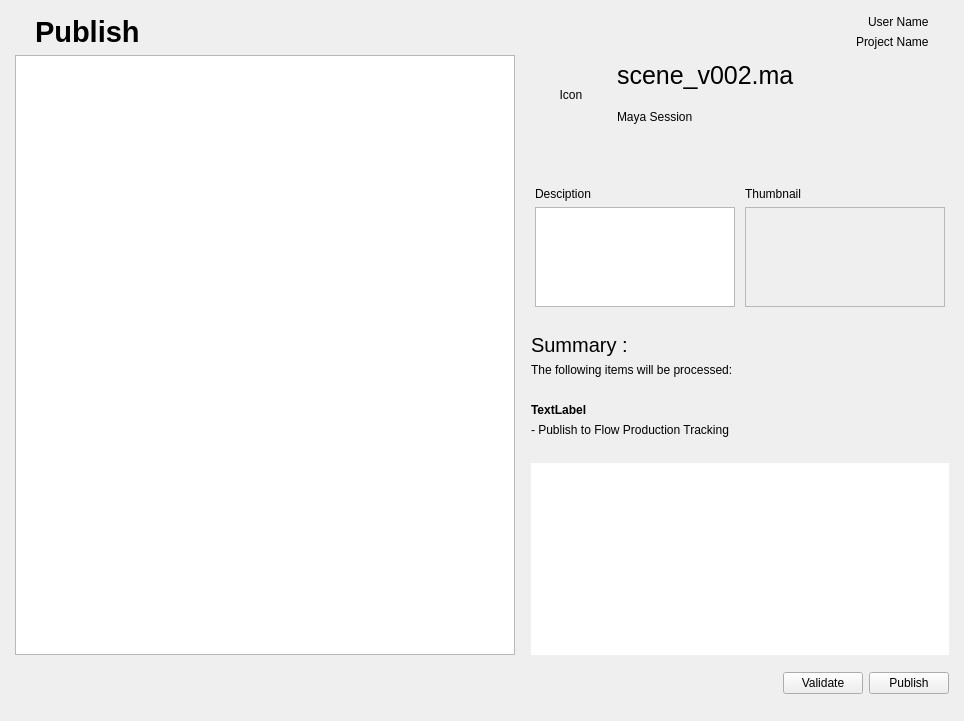
<?xml version="1.0" encoding="UTF-8"?>
<ui version="4.0">
 <class>Form</class>
 <widget class="QWidget" name="Form">
  <property name="geometry">
   <rect>
    <x>0</x>
    <y>0</y>
    <width>964</width>
    <height>721</height>
   </rect>
  </property>
  <property name="windowTitle">
   <string>Form</string>
  </property>
  <layout class="QVBoxLayout" name="verticalLayout">
   <property name="leftMargin">
    <number>15</number>
   </property>
   <property name="topMargin">
    <number>15</number>
   </property>
   <property name="rightMargin">
    <number>15</number>
   </property>
   <property name="bottomMargin">
    <number>15</number>
   </property>
   <item>
    <layout class="QHBoxLayout" name="horizontalLayout">
     <property name="leftMargin">
      <number>20</number>
     </property>
     <property name="rightMargin">
      <number>20</number>
     </property>
     <property name="bottomMargin">
      <number>0</number>
     </property>
     <item alignment="Qt::AlignLeft">
      <widget class="QLabel" name="label">
       <property name="font">
        <font>
         <pointsize>22</pointsize>
         <bold>true</bold>
        </font>
       </property>
       <property name="text">
        <string>Publish</string>
       </property>
      </widget>
     </item>
     <item>
      <layout class="QVBoxLayout" name="verticalLayout_16">
       <item alignment="Qt::AlignRight">
        <widget class="QLabel" name="label_username">
         <property name="text">
          <string>User Name</string>
         </property>
        </widget>
       </item>
       <item alignment="Qt::AlignRight">
        <widget class="QLabel" name="label_project_name">
         <property name="text">
          <string>Project Name</string>
         </property>
        </widget>
       </item>
      </layout>
     </item>
    </layout>
   </item>
   <item>
    <layout class="QHBoxLayout" name="horizontalLayout_2">
     <item>
      <widget class="QTreeWidget" name="treeWidget_main">
       <property name="minimumSize">
        <size>
         <width>500</width>
         <height>600</height>
        </size>
       </property>
       <attribute name="headerVisible">
        <bool>false</bool>
       </attribute>
       <column>
        <property name="text">
         <string notr="true">1</string>
        </property>
       </column>
      </widget>
     </item>
     <item>
      <spacer name="horizontalSpacer">
       <property name="orientation">
        <enum>Qt::Horizontal</enum>
       </property>
       <property name="sizeType">
        <enum>QSizePolicy::Fixed</enum>
       </property>
       <property name="sizeHint" stdset="0">
        <size>
         <width>10</width>
         <height>20</height>
        </size>
       </property>
      </spacer>
     </item>
     <item>
      <layout class="QVBoxLayout" name="verticalLayout_3">
       <property name="rightMargin">
        <number>0</number>
       </property>
       <item>
        <layout class="QHBoxLayout" name="horizontalLayout_3">
         <property name="rightMargin">
          <number>0</number>
         </property>
         <item>
          <widget class="QLabel" name="label_icon">
           <property name="sizePolicy">
            <sizepolicy hsizetype="Expanding" vsizetype="Expanding">
             <horstretch>0</horstretch>
             <verstretch>0</verstretch>
            </sizepolicy>
           </property>
           <property name="minimumSize">
            <size>
             <width>80</width>
             <height>80</height>
            </size>
           </property>
           <property name="maximumSize">
            <size>
             <width>80</width>
             <height>80</height>
            </size>
           </property>
           <property name="text">
            <string>Icon</string>
           </property>
           <property name="alignment">
            <set>Qt::AlignCenter</set>
           </property>
          </widget>
         </item>
         <item>
          <layout class="QVBoxLayout" name="verticalLayout_4">
           <item>
            <widget class="QLabel" name="label_file_name">
             <property name="sizePolicy">
              <sizepolicy hsizetype="Preferred" vsizetype="Expanding">
               <horstretch>0</horstretch>
               <verstretch>0</verstretch>
              </sizepolicy>
             </property>
             <property name="maximumSize">
              <size>
               <width>16777215</width>
               <height>35</height>
              </size>
             </property>
             <property name="font">
              <font>
               <pointsize>19</pointsize>
              </font>
             </property>
             <property name="text">
              <string>scene_v002.ma</string>
             </property>
            </widget>
           </item>
           <item>
            <widget class="QLabel" name="label_file_type">
             <property name="enabled">
              <bool>true</bool>
             </property>
             <property name="sizePolicy">
              <sizepolicy hsizetype="Preferred" vsizetype="Expanding">
               <horstretch>0</horstretch>
               <verstretch>0</verstretch>
              </sizepolicy>
             </property>
             <property name="maximumSize">
              <size>
               <width>16777215</width>
               <height>30</height>
              </size>
             </property>
             <property name="text">
              <string>Maya Session</string>
             </property>
            </widget>
           </item>
          </layout>
         </item>
        </layout>
       </item>
       <item>
        <spacer name="verticalSpacer_4">
         <property name="orientation">
          <enum>Qt::Vertical</enum>
         </property>
         <property name="sizeType">
          <enum>QSizePolicy::Fixed</enum>
         </property>
         <property name="sizeHint" stdset="0">
          <size>
           <width>20</width>
           <height>20</height>
          </size>
         </property>
        </spacer>
       </item>
       <item>
        <layout class="QGridLayout" name="gridLayout">
         <item row="0" column="0" alignment="Qt::AlignBottom">
          <widget class="QLabel" name="label_8">
           <property name="text">
            <string>Desciption</string>
           </property>
          </widget>
         </item>
         <item row="1" column="1">
          <widget class="QFrame" name="frame_2">
           <property name="sizePolicy">
            <sizepolicy hsizetype="Expanding" vsizetype="Expanding">
             <horstretch>0</horstretch>
             <verstretch>0</verstretch>
            </sizepolicy>
           </property>
           <property name="minimumSize">
            <size>
             <width>200</width>
             <height>100</height>
            </size>
           </property>
           <property name="maximumSize">
            <size>
             <width>200</width>
             <height>100</height>
            </size>
           </property>
           <property name="frameShape">
            <enum>QFrame::StyledPanel</enum>
           </property>
           <property name="frameShadow">
            <enum>QFrame::Raised</enum>
           </property>
           <layout class="QVBoxLayout" name="verticalLayout_6">
            <property name="leftMargin">
             <number>0</number>
            </property>
            <property name="topMargin">
             <number>0</number>
            </property>
            <property name="rightMargin">
             <number>0</number>
            </property>
            <property name="bottomMargin">
             <number>0</number>
            </property>
            <item>
             <widget class="QLabel" name="label_thum_img">
              <property name="text">
               <string/>
              </property>
             </widget>
            </item>
           </layout>
          </widget>
         </item>
         <item row="0" column="1" alignment="Qt::AlignBottom">
          <widget class="QLabel" name="label_9">
           <property name="text">
            <string>Thumbnail</string>
           </property>
          </widget>
         </item>
         <item row="1" column="0">
          <widget class="QTextEdit" name="description">
           <property name="minimumSize">
            <size>
             <width>200</width>
             <height>100</height>
            </size>
           </property>
           <property name="maximumSize">
            <size>
             <width>200</width>
             <height>100</height>
            </size>
           </property>
          </widget>
         </item>
        </layout>
       </item>
       <item>
        <spacer name="verticalSpacer">
         <property name="orientation">
          <enum>Qt::Vertical</enum>
         </property>
         <property name="sizeType">
          <enum>QSizePolicy::Fixed</enum>
         </property>
         <property name="sizeHint" stdset="0">
          <size>
           <width>20</width>
           <height>20</height>
          </size>
         </property>
        </spacer>
       </item>
       <item>
        <widget class="QLabel" name="label_13">
         <property name="font">
          <font>
           <pointsize>15</pointsize>
          </font>
         </property>
         <property name="text">
          <string>Summary :</string>
         </property>
        </widget>
       </item>
       <item>
        <widget class="QLabel" name="label_summary_context">
         <property name="text">
          <string>The following items will be processed:</string>
         </property>
        </widget>
       </item>
       <item>
        <spacer name="verticalSpacer_3">
         <property name="orientation">
          <enum>Qt::Vertical</enum>
         </property>
         <property name="sizeType">
          <enum>QSizePolicy::Fixed</enum>
         </property>
         <property name="sizeHint" stdset="0">
          <size>
           <width>20</width>
           <height>20</height>
          </size>
         </property>
        </spacer>
       </item>
       <item>
        <widget class="QLabel" name="label_file_name2">
         <property name="font">
          <font>
           <bold>true</bold>
          </font>
         </property>
         <property name="text">
          <string>TextLabel</string>
         </property>
        </widget>
       </item>
       <item>
        <widget class="QLabel" name="label_file_name_context">
         <property name="text">
          <string>- Publish to Flow Production Tracking</string>
         </property>
        </widget>
       </item>
       <item>
        <spacer name="verticalSpacer_5">
         <property name="orientation">
          <enum>Qt::Vertical</enum>
         </property>
         <property name="sizeType">
          <enum>QSizePolicy::Fixed</enum>
         </property>
         <property name="sizeHint" stdset="0">
          <size>
           <width>20</width>
           <height>20</height>
          </size>
         </property>
        </spacer>
       </item>
       <item>
        <widget class="QPlainTextEdit" name="plainTextEdit_validation_report">
         <property name="frameShape">
          <enum>QFrame::NoFrame</enum>
         </property>
         <property name="horizontalScrollBarPolicy">
          <enum>Qt::ScrollBarAlwaysOff</enum>
         </property>
         <property name="readOnly">
          <bool>true</bool>
         </property>
        </widget>
       </item>
      </layout>
     </item>
    </layout>
   </item>
   <item>
    <layout class="QHBoxLayout" name="horizontalLayout_19">
     <property name="bottomMargin">
      <number>0</number>
     </property>
     <item>
      <widget class="QLabel" name="label_validation_error">
       <property name="sizePolicy">
        <sizepolicy hsizetype="Expanding" vsizetype="Expanding">
         <horstretch>0</horstretch>
         <verstretch>0</verstretch>
        </sizepolicy>
       </property>
       <property name="baseSize">
        <size>
         <width>40</width>
         <height>10</height>
        </size>
       </property>
       <property name="text">
        <string/>
       </property>
       <property name="textInteractionFlags">
        <set>Qt::NoTextInteraction</set>
       </property>
      </widget>
     </item>
     <item>
      <widget class="QPushButton" name="pushButton_validate">
       <property name="text">
        <string>Validate</string>
       </property>
      </widget>
     </item>
     <item>
      <widget class="QPushButton" name="pushButton_publish">
       <property name="text">
        <string>Publish</string>
       </property>
      </widget>
     </item>
    </layout>
   </item>
  </layout>
 </widget>
 <resources/>
 <connections/>
</ui>
